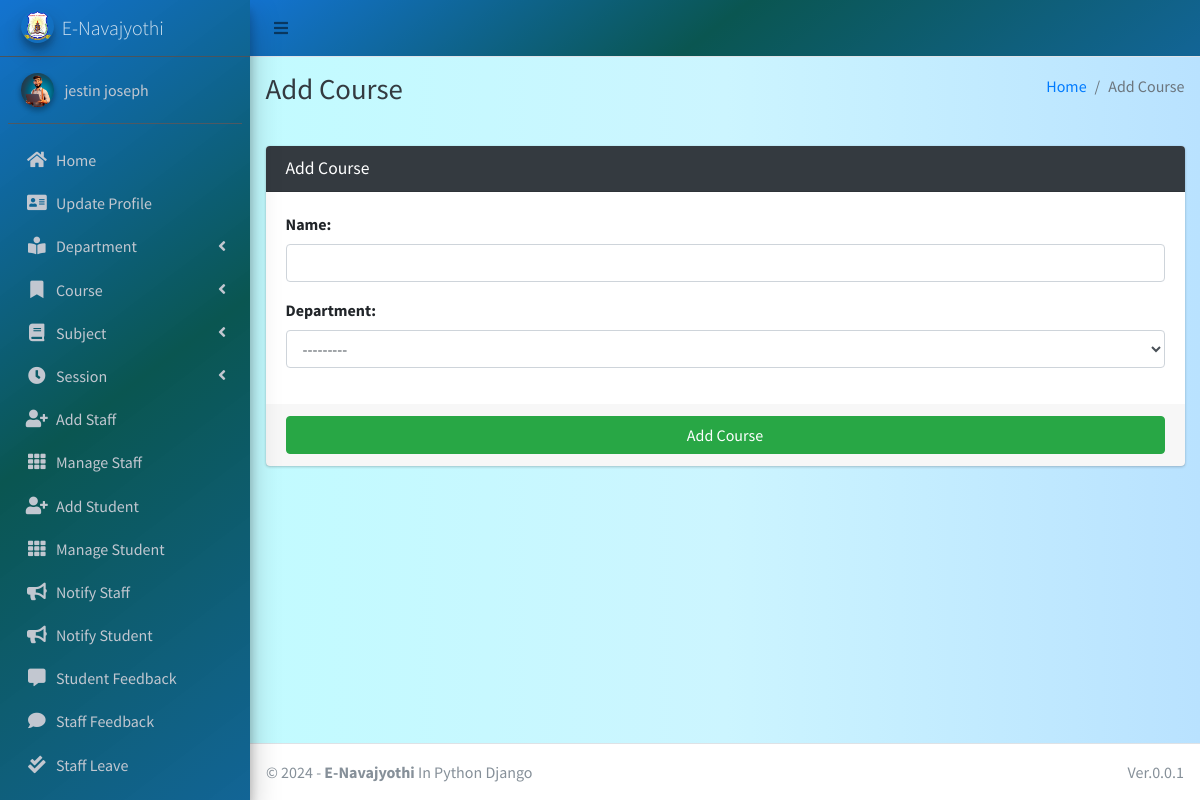
The app's page /course/add (signed in) with its own data.
### main_app/models.py (models this page shows)
class CustomUser(AbstractUser):
    USER_TYPE = ((1, "HOD"), (2, "Staff"), (3, "Student"))
    GENDER = [("M", "Male"), ("F", "Female")]
    username = None  # Removed username, using email instead
    email = models.EmailField(unique=True)
    user_type = models.CharField(default=1, choices=USER_TYPE, max_length=1)
    gender = models.CharField(max_length=1, choices=GENDER)
    profile_pic = models.ImageField()
    address = models.TextField()
    fcm_token = models.TextField(default="")  # For firebase notifications
    created_at = models.DateTimeField(auto_now_add=True)
    updated_at = models.DateTimeField(auto_now=True)
    USERNAME_FIELD = "email"
    REQUIRED_FIELDS = []
    objects = CustomUserManager()
    phone_num = models.IntegerField(max_length=12 ,null=True,blank=False)
    aadhar_num = models.IntegerField(max_length=16,null=True,blank=False)
    date_of_birth = models.DateField(null=True,blank=False)
    def __str__(self):
        return self.first_name + "  " + self.last_name

### main_app/hod_views.py (the view, shortened to what this page needs)
# urls.py: path("course/add", hod_views.add_course, name='add_course'),
def add_course(request):
    form = CourseForm(request.POST or None)
    context = {
        'form': form,
        'page_title': 'Add Course'
    }
    return render(request, 'hod_template/add_course_template.html', context)

### main_app/forms.py
class CourseForm(FormSettings):
    def __init__(self, *args, **kwargs):
        super(CourseForm, self).__init__(*args, **kwargs)
    class Meta:
        model = Course
        fields = ['name','department']

### main_app/models.py (called while the page is built)
    def __str__(self):
        return self.name

### main_app/templates/hod_template/add_course_template.html
{% extends 'main_app/base.html' %}
{% load static %}
{% block page_title %}{{page_title}}{% endblock page_title %}
{% block content %}
<section class="content">
    <div class="container-fluid">
        <div class="row">
            <div class="col-md-12">
                <div class="card card-dark">
                    <div class="card-header">
                        <h3 class="card-title">{{page_title}}</h3>
                    </div>
                    {% include "main_app/form_template.html" with messages=messages  form=form button_text="Add Course"%}
                </div>
            </div>
        </div>
    </div>
</section>
{% endblock content %}

### main_app/templates/main_app/sidebar_template.html (shortened to what this page needs)
{% load static %}
<aside class="main-sidebar sidebar-dark-info elevation-4 " style="background: rgb(0,104,205);
background: linear-gradient(143deg, rgba(0,104,205,0.9248949579831933) 0%, rgba(0,79,74,0.9613095238095238) 49%, rgba(0,89,142,0.9276960784313726) 100%);">
    {% if request.user.user_type == '1' %}
    <a href="{% url 'admin_home' %}" class="brand-link">
        <img src="{% static 'dist/img/nava_logo.png' %} " alt="AdminLTE Logo"
            class="brand-image img-circle elevation-3" >
        <span class="brand-text font-weight-light">E-Navajyothi</span>
    </a>
      <div class="sidebar">
        <div class="user-panel mt-3 pb-3 mb-3 d-flex">
            <div class="image">
                <img src="{{ request.user.profile_pic}}" class="img-circle elevation-2" alt="User Image">
            </div>
            <div class="info">
                <a href="#" class="d-block">{{user}}</a>
            </div>
        </div>
        <nav class="mt-2 ">
            <ul class="nav nav-pills nav-sidebar flex-column " data-widget="treeview" role="menu" data-accordion="false">
                <li class="nav-item">
                    {% url 'admin_home' as admin_home %}
                    <a href="{{admin_home}}" class="nav-link {% if admin_home == request.path %} active {% endif %}">
                        <i class="nav-icon fas fa-home"></i>
                        <p >
                            Home
                        </p>
                    </a>
                </li>
                <li class="nav-item">
                    {% url 'admin_view_profile' as admin_view_profile %}
                    <a href="{{admin_view_profile}}"
                        class="nav-link {% if admin_view_profile == request.path %} active {% endif %}">
                        <i class="nav-icon fas fa-address-card"></i>
                        <p>
                            Update Profile
                        </p>
                    </a>
                </li>
            <li class="nav-item has-treeview">
                    <a href="#" class="nav-link">
                        <i class="nav-icon fas fa-book-reader"></i>
                        <p>
                            Department
                            <i class="fas fa-angle-left right"></i>
                        </p>
                    </a>
                </li>
                <li class="nav-item has-treeview">
                    <a href="#" class="nav-link">
                        <i class="nav-icon fas fa-bookmark"></i>
                        <p>
                            Course
                            <i class="fas fa-angle-left right"></i>
                        </p>
                    </a>
                </li>
                <li class="nav-item has-treeview">
                    <a href="#" class="nav-link">
                        <i class="nav-icon fas fa-book"></i>
                        <p>
                            Subject
                            <i class="fas fa-angle-left right"></i>
                        </p>
                    </a>
                </li>
                <li class="nav-item has-treeview">
                    <a href="#" class="nav-link">
                        <i class="nav-icon fas fa-clock"></i>
                        <p>
                            Session
                            <i class="fas fa-angle-left right"></i>
                        </p>
                    </a>
                </li>
                <li class="nav-item">
                    {% url 'add_staff' as add_staff %}
                    <a href="{{add_staff}}" class="nav-link {% if add_staff == request.path %} active {% endif %}">
                        <i class="nav-icon fas fa-user-plus"></i>
                        <p>
                            Add Staff
                        </p>
                    </a>
                </li>
                <li class="nav-item">
                    {% url 'manage_staff' as manage_staff %}
                    {% url 'edit_staff' staff_id as edit_staff %}
                    <a href="{{manage_staff}}"
                        class="nav-link {% if manage_staff == request.path or request.path == edit_staff %} active {% endif %}">
                        <i class="nav-icon fas fa-th"></i>
                        <p>
                            Manage Staff
                        </p>
                    </a>
                </li>
                <li class="nav-item">
                    {% url 'add_student' as add_student%}
                    <a href="{{add_student}}" class="nav-link  {% if add_student == request.path %} active {% endif %}">
                        <i class="nav-icon fas fa-user-plus"></i>
                        <p>
                            Add Student
                        </p>
                    </a>
                </li>
                <li class="nav-item">
                    {% url 'manage_student' as manage_student %}
                    {% url 'edit_student' student_id as edit_student %}
                    <a href="{{manage_student}}"
                        class="nav-link  {% if edit_student == request.path or manage_student == request.path %} active {% endif %}">
                        <i class="nav-icon fas fa-th"></i>
                        <p>
                            Manage Student
                        </p>
                    </a>
                </li>
                <li class="nav-item">
                    {% url 'admin_notify_staff' as admin_notify_staff %}
                    <a href="{{admin_notify_staff}}"
                        class="nav-link {% if admin_notify_staff == request.path %} active {% endif %}">
                        <i class="nav-icon fas fa-bullhorn"></i>
                        <p>
                            Notify Staff
                        </p>
                    </a>
                </li>
                <li class="nav-item">
                    {% url 'admin_notify_student' as admin_notify_student %}
                    <a href="{{admin_notify_student}}"
                        class="nav-link {% if admin_notify_student == request.path %} active {% endif %}">
                        <i class="nav-icon fas fa-bullhorn"></i>
                        <p>
                            Notify Student
                        </p>
                    </a>
                </li>
                <li class="nav-item">
                    {% url 'student_feedback_message' as student_feedback_message %}
                    <a href="{{ student_feedback_message }}"
                        class="nav-link  {% if student_feedback_message == request.path %} active {% endif %}">
                        <i class="nav-icon fas fa-comment-alt"></i>
                        <p>
                            Student Feedback
                        </p>
                    </a>
                </li>
                <li class="nav-item">
                    {% url 'staff_feedback_message' as staff_feedback_message %}
                    <a href="{{staff_feedback_message}}"
                        class="nav-link   {% if staff_feedback_message == request.path %} active {% endif %}">
                        <i class="nav-icon fas fa-comment"></i>
                        <p>
                            Staff Feedback
                        </p>
                    </a>
                </li>
                <li class="nav-item">
                    {% url 'view_staff_leave' as view_staff_leave %}
                    <a href="{{view_staff_leave}}"
                        class="nav-link  {% if view_staff_leave == request.path %} active {% endif %}">
                        <i class="nav-icon fas fa-check-double"></i>
                        <p>
                            Staff Leave
                        </p>
                    </a>
                </li>
                                        {% endif %}
                                        <li class="nav-item">
                                            <a href="{% url 'user_logout' %}"
                                                onclick="return confirm('Your session would be terminated.\n\nProceed?')"
                                                class="nav-link">
                                            </a>
                                        </li>
                                    </ul>
                                </nav>
                            </div>
</aside>

### records on screen
CustomUser: user.profile_pic (picture), first_name+last_name "jestin joseph"

### other values on screen
{{ page_title }} "Add Course"
{{ field.label_tag }} "Name:" "Department:"
{{ button_text }} "Add Course"
